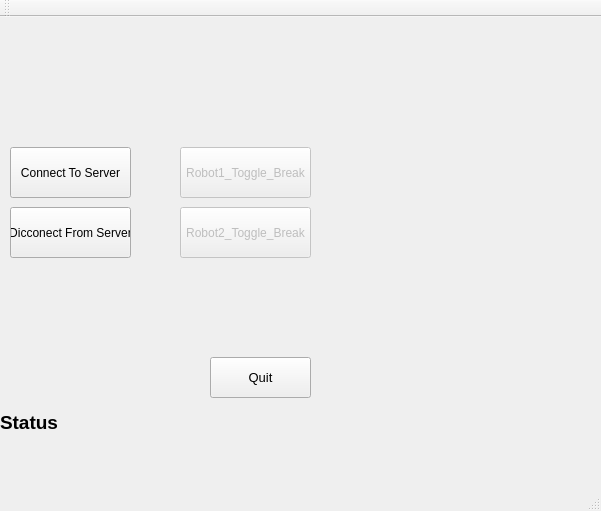
<?xml version="1.0" encoding="UTF-8"?>
<ui version="4.0">
 <class>Client_DEBUSSYClass</class>
 <widget class="QMainWindow" name="Client_DEBUSSYClass">
  <property name="geometry">
   <rect>
    <x>0</x>
    <y>0</y>
    <width>601</width>
    <height>511</height>
   </rect>
  </property>
  <property name="windowTitle">
   <string>Client_DEBUSSY</string>
  </property>
  <widget class="QWidget" name="centralWidget">
   <widget class="QPushButton" name="btn_Connect">
    <property name="geometry">
     <rect>
      <x>10</x>
      <y>130</y>
      <width>121</width>
      <height>51</height>
     </rect>
    </property>
    <property name="text">
     <string>Connect To Server</string>
    </property>
   </widget>
   <widget class="QPushButton" name="btn_R1_Toggle">
    <property name="enabled">
     <bool>false</bool>
    </property>
    <property name="geometry">
     <rect>
      <x>180</x>
      <y>130</y>
      <width>131</width>
      <height>51</height>
     </rect>
    </property>
    <property name="text">
     <string>Robot1_Toggle_Break</string>
    </property>
   </widget>
   <widget class="QPushButton" name="btn_R2_Toggle">
    <property name="enabled">
     <bool>false</bool>
    </property>
    <property name="geometry">
     <rect>
      <x>180</x>
      <y>190</y>
      <width>131</width>
      <height>51</height>
     </rect>
    </property>
    <property name="text">
     <string>Robot2_Toggle_Break</string>
    </property>
   </widget>
   <widget class="QLabel" name="lbl_Logo">
    <property name="geometry">
     <rect>
      <x>0</x>
      <y>0</y>
      <width>351</width>
      <height>111</height>
     </rect>
    </property>
    <property name="text">
     <string/>
    </property>
    <property name="pixmap">
     <pixmap>img/iit_logo_sssa.png</pixmap>
    </property>
    <property name="scaledContents">
     <bool>true</bool>
    </property>
   </widget>
   <widget class="QPushButton" name="btn_Disconnect">
    <property name="geometry">
     <rect>
      <x>10</x>
      <y>190</y>
      <width>121</width>
      <height>51</height>
     </rect>
    </property>
    <property name="text">
     <string>Dicconect From Server</string>
    </property>
   </widget>
   <widget class="QPushButton" name="btn_Quit">
    <property name="geometry">
     <rect>
      <x>210</x>
      <y>340</y>
      <width>101</width>
      <height>41</height>
     </rect>
    </property>
    <property name="font">
     <font>
      <pointsize>10</pointsize>
     </font>
    </property>
    <property name="text">
     <string>Quit</string>
    </property>
   </widget>
   <widget class="QLabel" name="lbl_Status">
    <property name="geometry">
     <rect>
      <x>0</x>
      <y>390</y>
      <width>401</width>
      <height>31</height>
     </rect>
    </property>
    <property name="palette">
     <palette>
      <active>
       <colorrole role="Text">
        <brush brushstyle="SolidPattern">
         <color alpha="255">
          <red>85</red>
          <green>85</green>
          <blue>255</blue>
         </color>
        </brush>
       </colorrole>
      </active>
      <inactive>
       <colorrole role="Text">
        <brush brushstyle="SolidPattern">
         <color alpha="255">
          <red>85</red>
          <green>85</green>
          <blue>255</blue>
         </color>
        </brush>
       </colorrole>
      </inactive>
      <disabled>
       <colorrole role="Text">
        <brush brushstyle="SolidPattern">
         <color alpha="255">
          <red>120</red>
          <green>120</green>
          <blue>120</blue>
         </color>
        </brush>
       </colorrole>
      </disabled>
     </palette>
    </property>
    <property name="font">
     <font>
      <pointsize>14</pointsize>
      <weight>75</weight>
      <italic>false</italic>
      <bold>true</bold>
     </font>
    </property>
    <property name="text">
     <string>Status</string>
    </property>
   </widget>
   <widget class="QLabel" name="lbl_recvdPckg">
    <property name="geometry">
     <rect>
      <x>320</x>
      <y>130</y>
      <width>271</width>
      <height>231</height>
     </rect>
    </property>
    <property name="font">
     <font>
      <pointsize>14</pointsize>
      <weight>75</weight>
      <italic>false</italic>
      <bold>true</bold>
     </font>
    </property>
    <property name="text">
     <string/>
    </property>
    <property name="alignment">
     <set>Qt::AlignLeading|Qt::AlignLeft|Qt::AlignTop</set>
    </property>
   </widget>
  </widget>
  <widget class="QMenuBar" name="menuBar">
   <property name="geometry">
    <rect>
     <x>0</x>
     <y>0</y>
     <width>601</width>
     <height>21</height>
    </rect>
   </property>
  </widget>
  <widget class="QToolBar" name="mainToolBar">
   <attribute name="toolBarArea">
    <enum>TopToolBarArea</enum>
   </attribute>
   <attribute name="toolBarBreak">
    <bool>false</bool>
   </attribute>
  </widget>
  <widget class="QStatusBar" name="statusBar"/>
 </widget>
 <layoutdefault spacing="6" margin="11"/>
 <resources>
  <include location="client_debussy.qrc"/>
 </resources>
 <connections/>
</ui>
